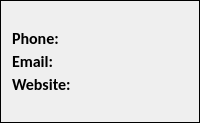
       <widget class="QFrame" name="f3_prac_contact">
        <property name="frameShape">
         <enum>QFrame::Box</enum>
        </property>
        <layout class="QFormLayout" name="formLayout_2">
         <property name="horizontalSpacing">
          <number>12</number>
         </property>
         <property name="verticalSpacing">
          <number>2</number>
         </property>
         <property name="topMargin">
          <number>5</number>
         </property>
         <property name="bottomMargin">
          <number>5</number>
         </property>
         <item row="1" column="0">
          <widget class="QLabel" name="phone">
           <property name="font">
            <font>
             <family>Calibri</family>
             <pointsize>12</pointsize>
             <bold>true</bold>
            </font>
           </property>
           <property name="text">
            <string>Phone:</string>
           </property>
          </widget>
         </item>
         <item row="1" column="1">
          <widget class="QLabel" name="p6">
           <property name="font">
            <font>
             <family>Calibri</family>
             <pointsize>12</pointsize>
             <bold>false</bold>
            </font>
           </property>
           <property name="text">
            <string/>
           </property>
          </widget>
         </item>
         <item row="2" column="0">
          <widget class="QLabel" name="email">
           <property name="font">
            <font>
             <family>Calibri</family>
             <pointsize>12</pointsize>
             <bold>true</bold>
            </font>
           </property>
           <property name="text">
            <string>Email:</string>
           </property>
          </widget>
         </item>
         <item row="2" column="1">
          <widget class="QLabel" name="p7">
           <property name="font">
            <font>
             <family>Calibri</family>
             <pointsize>12</pointsize>
             <bold>false</bold>
            </font>
           </property>
           <property name="text">
            <string/>
           </property>
           <property name="wordWrap">
            <bool>true</bool>
           </property>
          </widget>
         </item>
         <item row="3" column="0">
          <widget class="QLabel" name="website">
           <property name="font">
            <font>
             <family>Calibri</family>
             <pointsize>12</pointsize>
             <bold>true</bold>
            </font>
           </property>
           <property name="text">
            <string>Website:</string>
           </property>
          </widget>
         </item>
         <item row="3" column="1">
          <widget class="QLabel" name="p8">
           <property name="font">
            <font>
             <family>Calibri</family>
             <pointsize>12</pointsize>
             <bold>false</bold>
            </font>
           </property>
           <property name="text">
            <string/>
           </property>
           <property name="wordWrap">
            <bool>true</bool>
           </property>
          </widget>
         </item>
         <item row="0" column="0">
          <widget class="QLabel" name="spacer_5">
           <property name="font">
            <font>
             <family>Calibri</family>
             <pointsize>12</pointsize>
             <bold>false</bold>
            </font>
           </property>
           <property name="text">
            <string/>
           </property>
          </widget>
         </item>
         <item row="0" column="1">
          <widget class="QLabel" name="spacer_6">
           <property name="font">
            <font>
             <family>Calibri</family>
             <pointsize>12</pointsize>
             <bold>false</bold>
            </font>
           </property>
           <property name="text">
            <string/>
           </property>
          </widget>
         </item>
         <item row="4" column="0">
          <widget class="QLabel" name="spacer_7">
           <property name="font">
            <font>
             <family>Calibri</family>
             <pointsize>12</pointsize>
             <bold>false</bold>
            </font>
           </property>
           <property name="text">
            <string/>
           </property>
          </widget>
         </item>
         <item row="4" column="1">
          <widget class="QLabel" name="spacer_8">
           <property name="font">
            <font>
             <family>Calibri</family>
             <pointsize>12</pointsize>
             <bold>false</bold>
            </font>
           </property>
           <property name="text">
            <string/>
           </property>
          </widget>
         </item>
        </layout>
       </widget>
